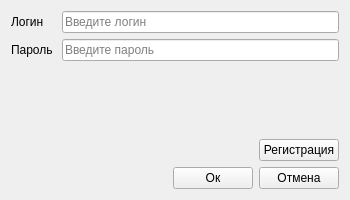
<?xml version="1.0" encoding="UTF-8"?>
<ui version="4.0">
 <class>LoginForm</class>
 <widget class="QWidget" name="LoginForm">
  <property name="geometry">
   <rect>
    <x>0</x>
    <y>0</y>
    <width>350</width>
    <height>200</height>
   </rect>
  </property>
  <property name="minimumSize">
   <size>
    <width>350</width>
    <height>200</height>
   </size>
  </property>
  <property name="maximumSize">
   <size>
    <width>350</width>
    <height>200</height>
   </size>
  </property>
  <property name="windowTitle">
   <string>Окно входа</string>
  </property>
  <layout class="QVBoxLayout" name="verticalLayout">
   <item>
    <layout class="QHBoxLayout" name="horizontalLayout">
     <item>
      <widget class="QLabel" name="labelLogin">
       <property name="minimumSize">
        <size>
         <width>45</width>
         <height>0</height>
        </size>
       </property>
       <property name="text">
        <string>Логин</string>
       </property>
      </widget>
     </item>
     <item>
      <widget class="QLineEdit" name="lineEditLogin">
       <property name="placeholderText">
        <string>Введите логин</string>
       </property>
      </widget>
     </item>
    </layout>
   </item>
   <item>
    <layout class="QHBoxLayout" name="horizontalLayout_2">
     <item>
      <widget class="QLabel" name="labelPassword">
       <property name="minimumSize">
        <size>
         <width>45</width>
         <height>0</height>
        </size>
       </property>
       <property name="text">
        <string>Пароль</string>
       </property>
      </widget>
     </item>
     <item>
      <widget class="QLineEdit" name="lineEditPassword">
       <property name="echoMode">
        <enum>QLineEdit::Normal</enum>
       </property>
       <property name="placeholderText">
        <string>Введите пароль</string>
       </property>
      </widget>
     </item>
    </layout>
   </item>
   <item>
    <spacer name="verticalSpacer">
     <property name="orientation">
      <enum>Qt::Vertical</enum>
     </property>
     <property name="sizeHint" stdset="0">
      <size>
       <width>20</width>
       <height>55</height>
      </size>
     </property>
    </spacer>
   </item>
   <item>
    <layout class="QHBoxLayout" name="horizontalLayout_3">
     <item>
      <spacer name="horizontalSpacer">
       <property name="orientation">
        <enum>Qt::Horizontal</enum>
       </property>
       <property name="sizeHint" stdset="0">
        <size>
         <width>40</width>
         <height>20</height>
        </size>
       </property>
      </spacer>
     </item>
     <item>
      <widget class="QPushButton" name="pushButtonRegistration">
       <property name="text">
        <string>Регистрация</string>
       </property>
      </widget>
     </item>
    </layout>
   </item>
   <item>
    <layout class="QHBoxLayout" name="horizontalLayout_4">
     <item>
      <spacer name="horizontalSpacer_2">
       <property name="orientation">
        <enum>Qt::Horizontal</enum>
       </property>
       <property name="sizeHint" stdset="0">
        <size>
         <width>40</width>
         <height>20</height>
        </size>
       </property>
      </spacer>
     </item>
     <item>
      <widget class="QPushButton" name="pushButtonOk">
       <property name="text">
        <string>Ок</string>
       </property>
      </widget>
     </item>
     <item>
      <widget class="QPushButton" name="pushButtonCancel">
       <property name="text">
        <string>Отмена</string>
       </property>
      </widget>
     </item>
    </layout>
   </item>
  </layout>
 </widget>
 <resources/>
 <connections/>
</ui>
